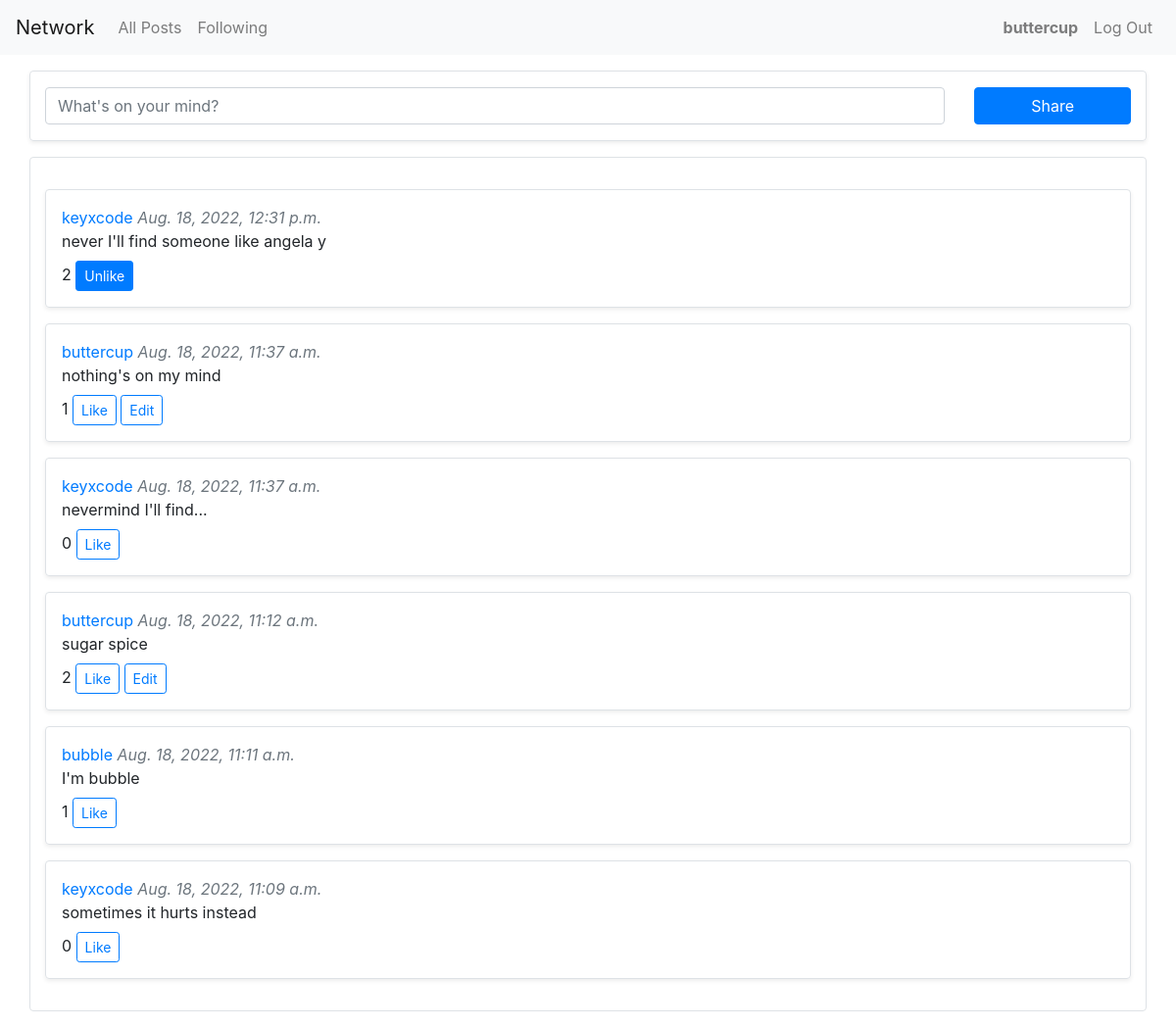
The app's page / (signed in) with its own data.
### network/models.py (models this page shows, shortened)
class User(AbstractUser):
    pass

class Post(models.Model):
    content = models.TextField(blank=True)
    poster = models.ForeignKey("User", on_delete=models.CASCADE, null=True, related_name="all_posts")
    timestamp = models.DateTimeField(auto_now_add=True)
    likers = models.ManyToManyField("User", related_name="liked_post")

### network/views.py (the view)
# urls.py: path("", views.index, name="index"),
def index(request):
    posts = Post.objects.all().order_by('-timestamp')
    return render(request, "network/index.html", {
        "posts": posts
    })

### network/templates/network/index.html (shortened to what this page needs)
{% extends "network/layout.html" %}
{% load static %}
{% block body %}
    <form action="{% url 'create_post' %}" class="border shadow-sm rounded row my-3" method="post">
            <div class="col-md-10">
                <textarea autofocus class="form-control my-3" name="content" placeholder="What's on your mind?" rows="1"></textarea>
            </div>
            <div class="col-md-2">
                <input class="btn btn-primary my-3 w-100" type="submit" value="Share">
            </div>
    </form>
    <div class="border rounded row mb-3 py-3">
        <div class="col">
            {% if posts %}
                {% for post in posts %}
                    <div class="border rounded shadow-sm p-3 my-3">
                        <div class="row">
                            <div class="col">
                                <div>
                                    <a href="#">{{ post.poster }}</a>
                                    <span class="text-muted font-italic">{{ post.timestamp }}</span>
                                </div>
                                <div class="mb-2">
                                    <span id="post-{{ post.id }}">{{ post.content }}</span>
                                </div>
                                <div>
                                    <span id="like-count-{{ post.id }}">{{ post.likers.all.count }}</span>
                                    {% if request.user in post.likers.all %}
                                        <button class="btn btn-primary btn-sm like-button" data-post="{{ post.id }}">Unlike</button>
                                    {% else %}
                                        <button class="btn btn-outline-primary btn-sm like-button" data-post="{{ post.id }}">Like</button>
                                    {% endif %}
                                    {% if request.user == post.poster %}
                                        <button class="btn btn-outline-primary btn-sm edit-button" data-post="{{ post.id }}">Edit</button>
                                    {% endif %}
                                </div>
                            </div>
                        </div>
                    </div>
                {% endfor %}
            {% else %}
                It's empty here!
            {% endif %}
        </div>
    </div>
{% endblock %}

### network/templates/network/layout.html (shortened to what this page needs)
{% load static %}
<!DOCTYPE html>
<html lang="en">
    <head>
        <link rel="stylesheet" href="https://stackpath.bootstrapcdn.com/bootstrap/4.4.1/css/bootstrap.min.css">
        <link href="{% static 'network/styles.css' %}" rel="stylesheet">
    </head>
    <body>
        <nav class="navbar navbar-expand-lg navbar-light bg-light">
            <a class="navbar-brand" href="#">Network</a>
            <div class="collapse navbar-collapse" id="navbarTogglerDemo03">
              <ul class="navbar-nav mr-auto mt-2 mt-lg-0">
                <li class="nav-item">
                  <a class="nav-link" href="{% url 'index' %}">All Posts</a>
                </li>
                {% if user.is_authenticated %}
                    <li class="nav-item">
                        <a class="nav-link" href="#">Following</a>
                    </li>
                {% endif %}
              </ul>
              <ul class="navbar-nav ml-auto mt-2 mt-lg-0">
                {% if user.is_authenticated %}
                    <li class="nav-item">
                        <a class="nav-link" href="{% url 'profile' user.id %}"><strong id="user">{{ user.username }}</strong></a>
                    </li>
                    <li class="nav-item">
                        <a class="nav-link" href="{% url 'logout' %}">Log Out</a>
                    </li>
                {% endif %}
              </ul>
            </div>
        </nav>
        <div class="body">
            <div class="container">
                {% block body %}
                {% endblock %}
            </div>
        </div>
    </body>
</html>

### network/static/network/styles.css (style rules this page uses)
textarea { resize: none; }

### records on screen
User: username "buttercup"
Post: poster "keyxcode", timestamp "Aug. 18, 2022, 12:31 p.m.", content "never I'll find someone like angela y", likers.all.count "2"
Post: poster "buttercup", timestamp "Aug. 18, 2022, 11:37 a.m.", content "nothing's on my mind", likers.all.count "1"
Post: poster "keyxcode", timestamp "Aug. 18, 2022, 11:37 a.m.", content "nevermind I'll find...", likers.all.count "0"
Post: poster "buttercup", timestamp "Aug. 18, 2022, 11:12 a.m.", content "sugar spice", likers.all.count "2"
Post: poster "bubble", timestamp "Aug. 18, 2022, 11:11 a.m.", content "I'm bubble", likers.all.count "1"
Post: poster "keyxcode", timestamp "Aug. 18, 2022, 11:09 a.m.", content "sometimes it hurts instead", likers.all.count "0"
